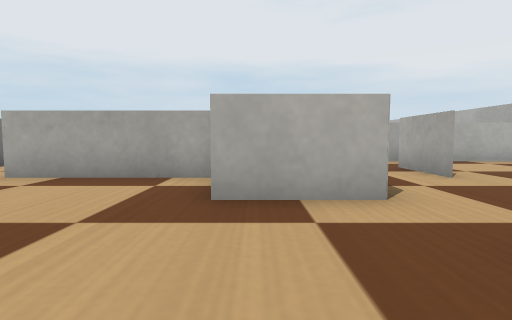
View 1 (above)

24 first-person views from a walk through a world built for the Webots simulator. The camera is 0.07 m above the floor, tilts 4° down and sees 80° across. The floor is counted in squares, 0.1 m on a side. Each view is taken from the middle of a square. On the plan, view 1 faces up. The plan holds only what a view shows up to about 10 squares ahead; the rest is blank. Simple shapes and patterns stand in for the simulator's stock objects.

View 2
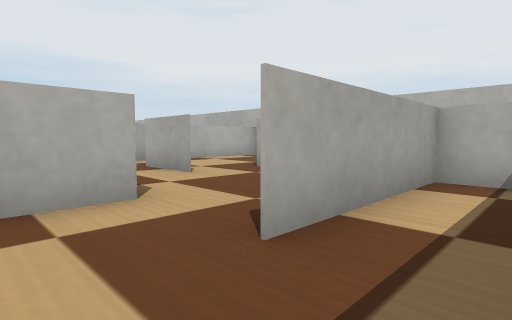

View 3
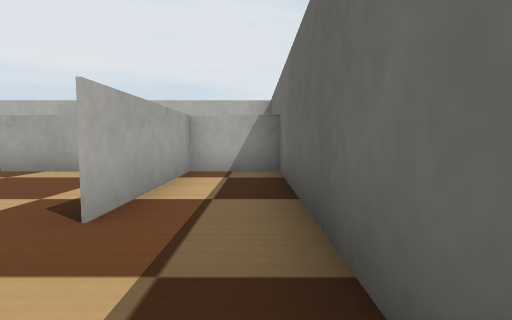

View 4
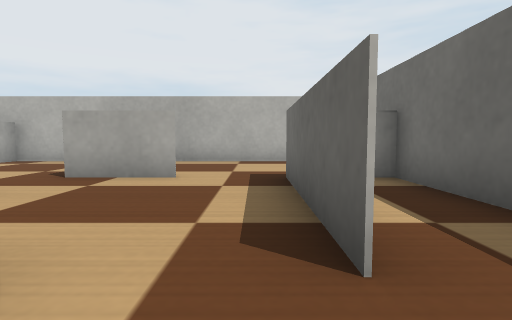

View 5
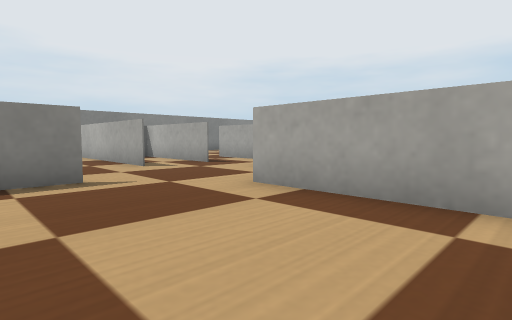

View 6
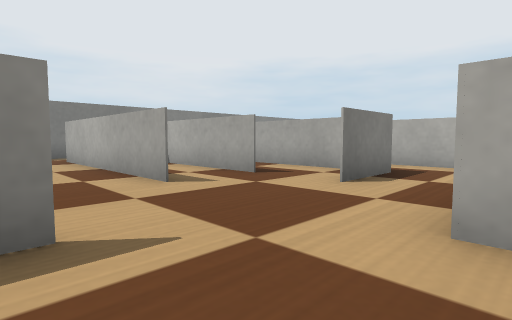

View 7
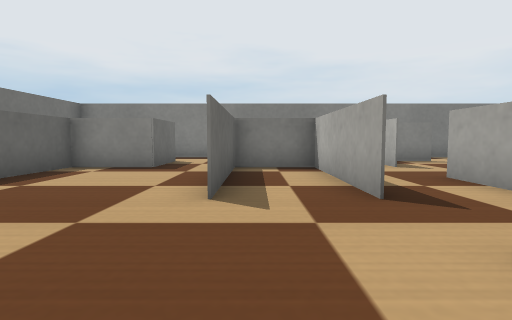

View 8
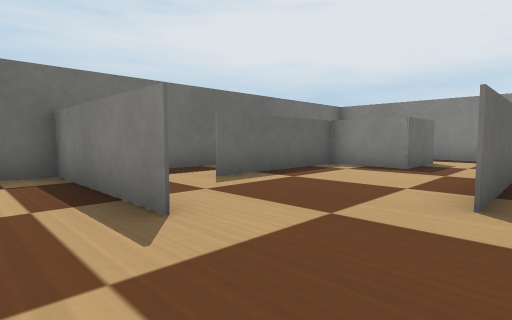

View 9
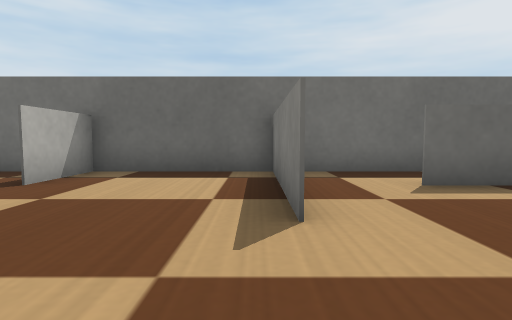

View 10
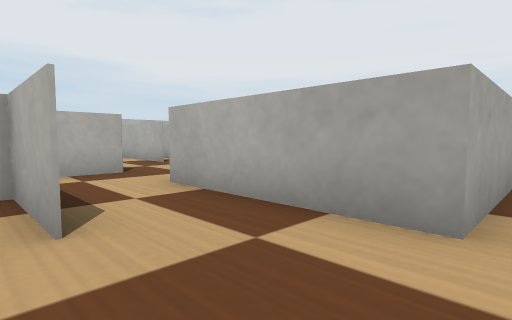

View 11
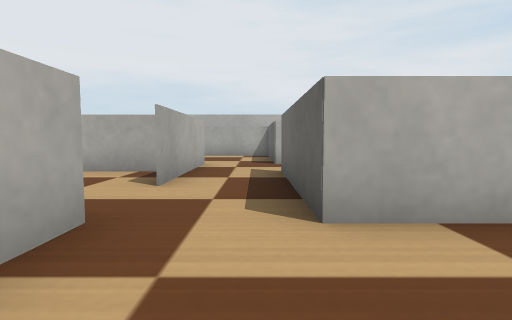

View 12
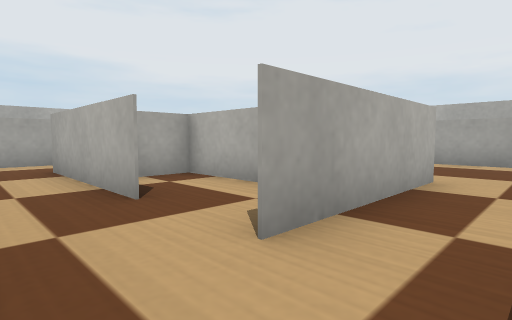

View 13
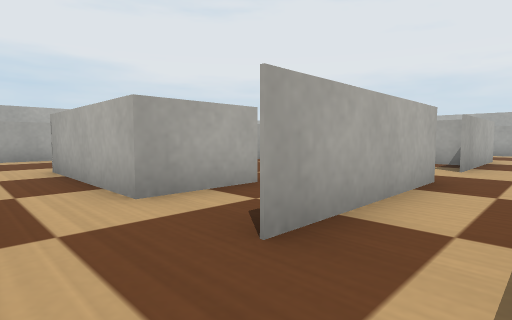

View 14
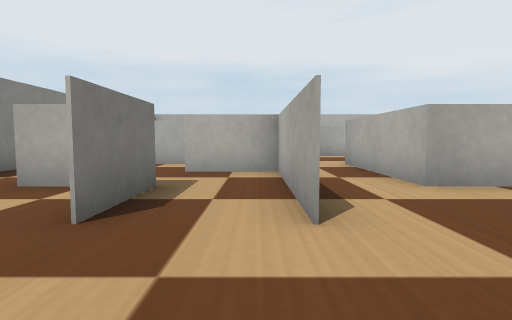

View 15
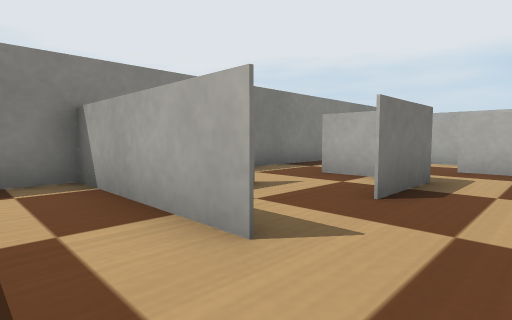

View 16
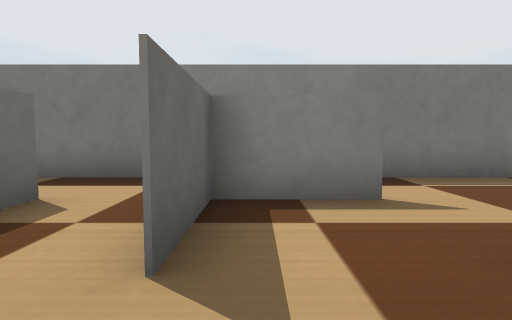

View 17
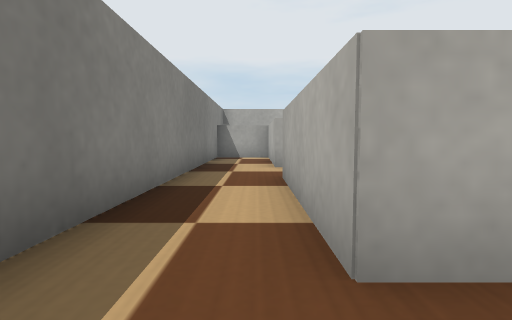

View 18
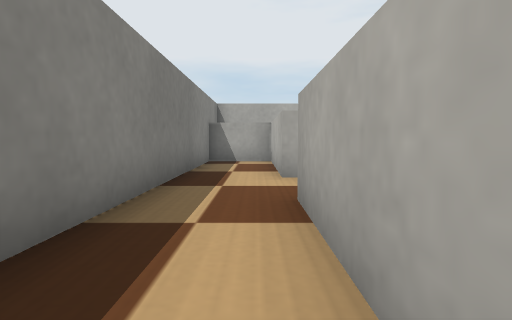

View 19
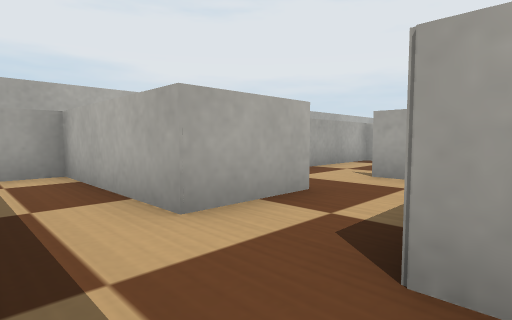

View 20
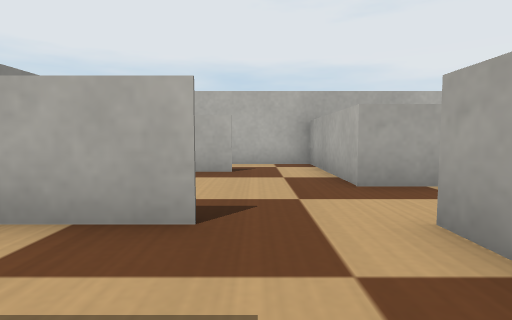

View 21
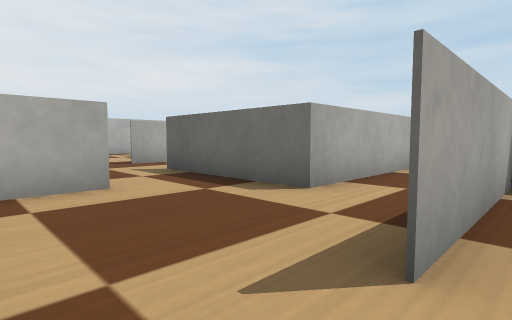

View 22
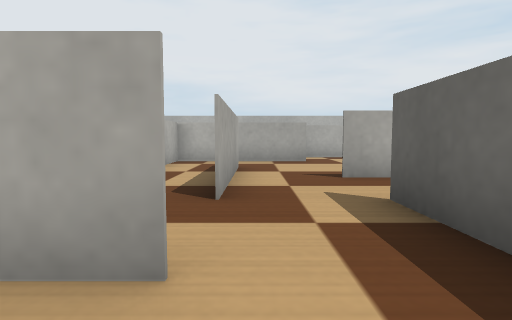

View 23
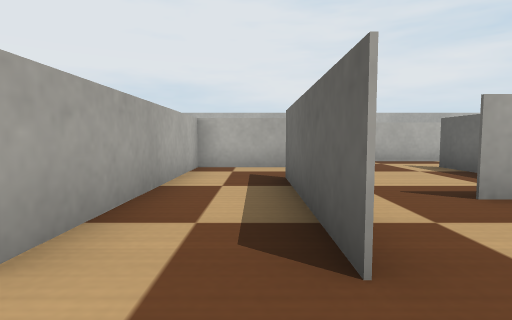

View 24
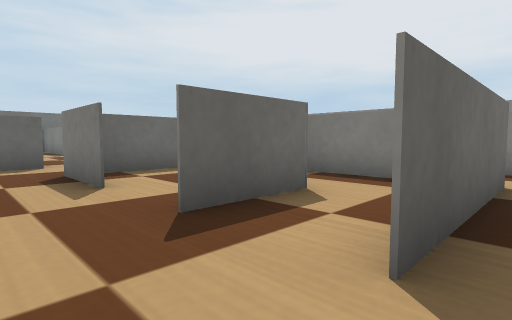

### Floor plan
Key: @ floor where view 1 was taken; # wall or solid block; . floor; T thing the floor can be seen under or through.
Columns run from 17 left of view 1 to 10 right of it. Each row starts with its distance up from view 1.
 26     ####
 25     ...#
 24     ...#
 23 #####..#
 22 #..#...#     #
 21 #..#... ### .#######
 20 #..#......#........#
 19 #.. T..#.....####..#
 18 #..TT..#...........#
 17 #..T...#.####..#....
 16 #..#. .#.#.....#.....#
 15 #..#.###.#.##..####..#
 14 #..#...#.#.#...#.#   #
 13 #..###.#.## .#...#
 12 #....#.#.....#...# ....#
 11    #.....#####.####....#
 10    #.................  #   #
  9 #####..#####.####..###  ####
  8 #..........#.#       ......#
  7 #..######....#      .#....
  6 #.   #.......#      .#...
  5 # .######....#####  ...#
  4 #................# #...#...#
  3 #..## .....#..... # .......#
  2      #.....#...............#
  1      ####..#...#...####....#
  0        ....#...#.@....#
 -1        #################

Positions as (right, up) in squares from view 1, and headings:
1: (0, 0), facing up
2: (0, 0), facing up-right
3: (-1, 0), facing right
4: (0, 2), facing right
5: (-1, 2), facing up-left
6: (-4, 3), facing up-left
7: (-5, 6), facing left
8: (-5, 6), facing down-left
9: (-6, 6), facing down
10: (-7, 5), facing up-right
11: (-7, 10), facing right
12: (-4, 10), facing up-right
13: (-10, 10), facing up-right
14: (-11, 9), facing up
15: (-11, 8), facing up-left
16: (-11, 10), facing left
17: (-15, 12), facing up
18: (-15, 14), facing up
19: (-16, 17), facing up-right
20: (-12, 17), facing up
21: (-11, 21), facing down-right
22: (-8, 19), facing right
23: (-6, 20), facing right
24: (-3, 18), facing down-left
